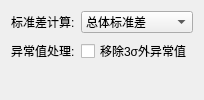
                <widget class="QWidget" name="bigThermalZScoreNormPage">
                 <layout class="QFormLayout" name="bigThermalZScoreNormLayout">
                  <item row="0" column="0">
                   <widget class="QLabel" name="bigThermalZScoreMethodLabel">
                    <property name="text">
                     <string>标准差计算:</string>
                    </property>
                   </widget>
                  </item>
                  <item row="0" column="1">
                   <widget class="QComboBox" name="bigThermalZScoreMethodComboBox">
                    <item>
                     <property name="text">
                      <string>总体标准差</string>
                     </property>
                    </item>
                    <item>
                     <property name="text">
                      <string>样本标准差</string>
                     </property>
                    </item>
                   </widget>
                  </item>
                  <item row="1" column="0">
                   <widget class="QLabel" name="bigThermalZScoreOutlierLabel">
                    <property name="text">
                     <string>异常值处理:</string>
                    </property>
                   </widget>
                  </item>
                  <item row="1" column="1">
                   <widget class="QCheckBox" name="bigThermalZScoreOutlierCheckBox">
                    <property name="text">
                     <string>移除3σ外异常值</string>
                    </property>
                   </widget>
                  </item>
                 </layout>
                </widget>
